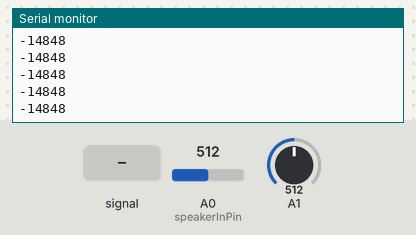
Simulated run of this sketch. Board: Arduino Uno, built with avr-gcc and run on an emulated ATmega328P. Shown: the last lines printed to the serial monitor. Inputs (shaded band) come from the test bench; at power-on: A1 = 512, A0 (speakerInPin) = 512.

Above: at 1.2 s.
1.3 s: A1 fed a 200 Hz sine of ±81 counts around its level
At 2.0 s:
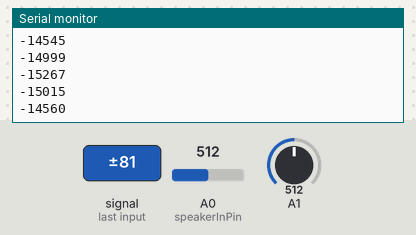
2.8 s: A1 set to 716
At 2.88 s:
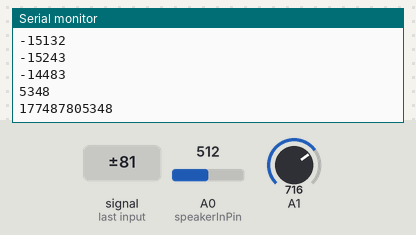
4.3 s: A0 (speakerInPin) set to 0
At 4.31 s:
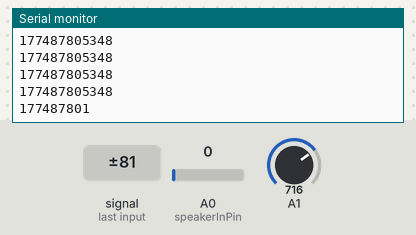
5.8 s: A1 fed a 1000 Hz sine of ±255 counts around its level
7.3 s: A0 (speakerInPin) set to 110
At 7.32 s:
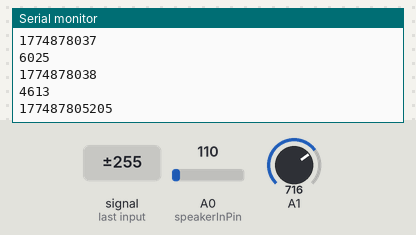
8.8 s: A1 set to 900
At 8.83 s:
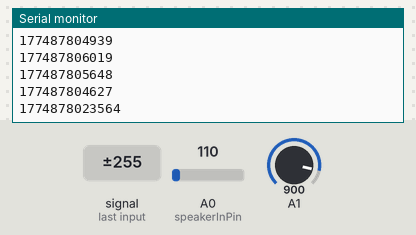
Timing chart, 0 to 11.3 s (numbered marks = the images above; inputs shaded):
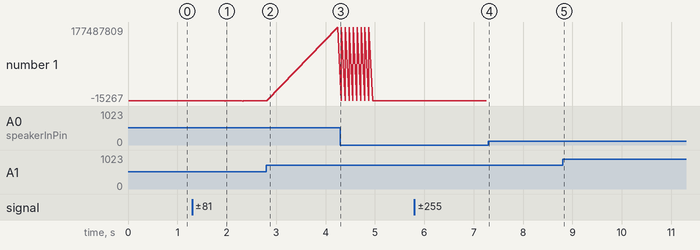

Measured:
- after the input at 1.3 s, the serial monitor: prints a new line at once (image 1)
- plotted number 1: -14848 → -15243 after the input at 1.3 s, 5348 → 4613 after the input at 5.8 s

The sketch:

IrRemoteHK.ino
```cpp
#include <IRremote.h>
#include "HK3480NEC.h" //List of commands available
IRsend irsend;

const int speakerInPin = A0;

int speakerValue = 0;
int speakerOffTime = 2000;
//int tempValue = 0;

void checkSpeakers() {
/*Checks are spekers playing sound.
After enough consencutive 0 signals will turn receiver off.
*/
  if (0 == analogRead(speakerInPin)) {
    speakerValue++;
    Serial.print(speakerValue);
    Serial.print("\n");

    if (speakerValue > speakerOffTime) {
      irsend.sendNEC(POWER_OFF, 32);
      speakerValue = 0;
    }

  }
  else
    speakerValue = 0;
}
void checkInput(int pin, long source){
  int tempValue = 0;
  for (int i=1; i<100;i++){
    tempValue += analogRead(pin);

  }
  Serial.print(tempValue);
  Serial.print("\n");
  if (tempValue / 100> 1){
    Serial.print(source);
    irsend.sendNEC(source, 32);
  }
}
void setup()
{
  Serial.begin(9600);
}

void loop() {
  checkInput(A1, VIDEO2);
  checkSpeakers();

  //delay(50);
  //irsend.sendNEC(VOL_UP, 32); //Sends command to receiver
  //delay(5000); //5 second delay between next command
}
```

HK3480NEC.h
```cpp
/*
NEC codes for commands
*/
#ifndef _HK3480NEC_H_
#define _HK3480NEC_H_

#define POWER_ON  0x10E03FC
#define POWER_OFF 0x10EF906
#define VOL_UP    0x10EE31C
#define VOL_DOWN  0X10E13EC
#define VIDEO1    0X10E53AC
#define VIDEO2    0X10ED32C


#endif /* HK3480NEC */
```
